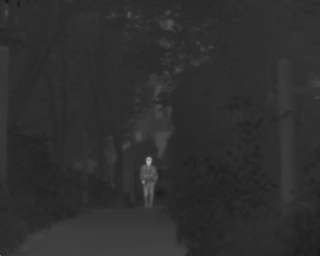
#> input picture paper-steps/data/TIR/TIR003.png, 320 x 256 px
$ jupyter execute test.ipynb   (older library calls are emulated)
#> lines starting #> are read from the running program, lines starting #| are printed output that depends on the picture
[cell 1]
import numpy as np
import matplotlib.pyplot as plt
import matplotlib.patches as patches
from PIL import Image
from skimage import transform, feature

[cell 2]
# Load image
im_t = np.array(Image.open('./data/TIR/TIR003.png'))
#> im_t is the input picture: shape (256, 320); min 23, max 177, mean 46.6

# Create figure and axes
fig,ax = plt.subplots(1)

# Display the image
ax.imshow(im_t)

# Create a Rectangle patch
rect = patches.Rectangle((138,155),20,50,linewidth=1,edgecolor='r',facecolor='none')

# Add the patch to the Axes
ax.add_patch(rect)

plt.show()

[cell 3]
# Load image
im_r = np.array(Image.open('./data/RGB/RGB003.png'))
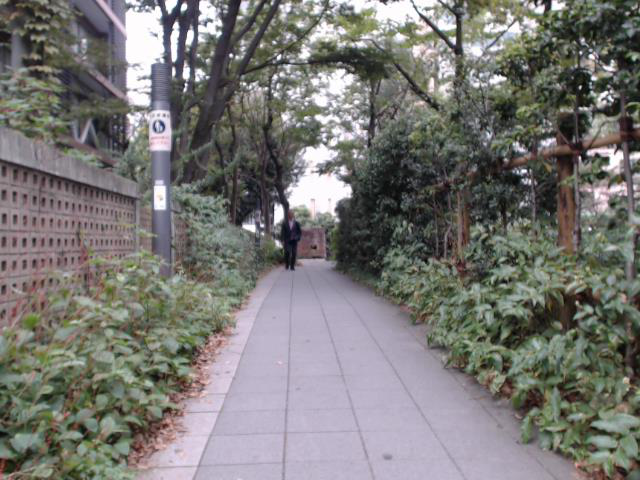
#> input picture paper-steps/data/RGB/RGB003.png, 640 x 480 px
#> im_r is the input picture: shape (480, 640, 3); mean R, G, B 120.6, 119.3, 116.4

# Create figure and axes
fig,ax = plt.subplots(1)

# Display the image
ax.imshow(im_r)

# Create a Rectangle patch
rect = patches.Rectangle((278,208),25,60,linewidth=1,edgecolor='r',facecolor='none')

# Add the patch to the Axes
ax.add_patch(rect)

plt.show()

[cell 4]
target_t = Image.open('./data/TIR/TIR003.png')
cropped_t = target_t.crop((138, 155, 158, 205))  # (left, upper, right, lower)
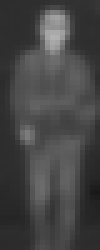
#> cropped_t: PIL image 20x50 L (shown 5 times larger); min 25, max 177, mean 68.8
target_t = np.array(cropped_t)
target_t = transform.resize(target_t,(128,64))
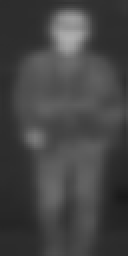
#> target_t: shape (128, 64) float64 (shown 2 times larger); min 0.0986, max 0.688, mean 0.27
print(target_t.shape)
#| (128, 64)

target_r = Image.open('./data/RGB/RGB003.png')
cropped_r = target_r.crop((278, 208, 303, 268))  # (left, upper, right, lower)
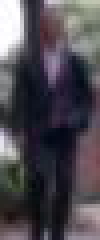
#> cropped_r: PIL image 25x60 RGB (shown 4 times larger); mean R, G, B 77.4, 73.4, 80.5
target_r = np.array(cropped_r)
target_r = transform.resize(target_r,(128,64))
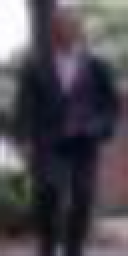
#> target_r: shape (128, 64, 3) float64 (shown 2 times larger); mean R, G, B 0.303, 0.288, 0.315
print(target_r.shape)
#| (128, 64, 3)

[cell 5]
orient = 9
pix_per_cell = 8
cell_per_block = 2

hog_day_target_r_features, hog_day_target_r = feature.hog(target_r, orientations=orient, multichannel=True,
                                                    pixels_per_cell=(pix_per_cell, pix_per_cell),
                                                    cells_per_block=(cell_per_block, cell_per_block),
                                                    visualize=True, feature_vector=False)
hog_day_target_t_features, hog_day_target_t = feature.hog(target_t, orientations=orient, multichannel=False,
                                                    pixels_per_cell=(pix_per_cell, pix_per_cell),
                                                    cells_per_block=(cell_per_block, cell_per_block),
                                                    visualize=True, feature_vector=False)

[cell 6]
fig_day, ax_day = plt.subplots(nrows=1, ncols=4, figsize = (12, 6))
ax_day[0].imshow(target_r)
ax_day[1].imshow(hog_day_target_r)
ax_day[2].imshow(target_t)
ax_day[3].imshow(hog_day_target_t)
plt.show()
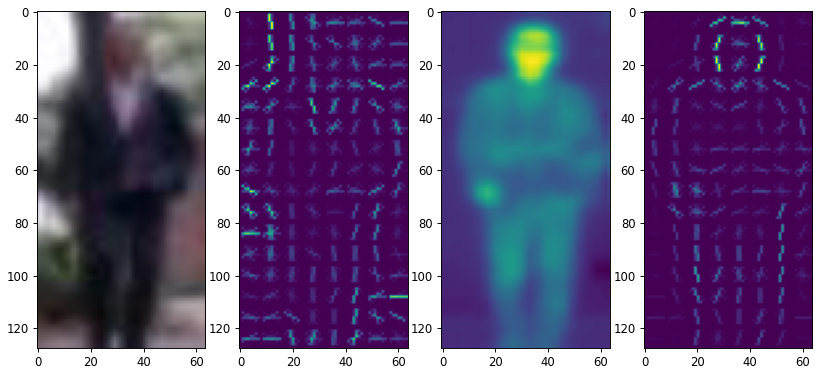
#> figure drawn by matplotlib, 4 panels

[cell 7]
print(hog_day_target_t_features.shape)
#| (15, 7, 2, 2, 9)

[cell 8]
exm_t = Image.fromarray(target_t)
exm_t = exm_t.crop((40, 8, 56, 24))  # (left, upper, right, lower)
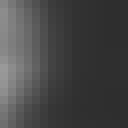
#> exm_t: PIL image 16x16 F (shown 8 times larger); min 0.181, max 0.601, mean 0.278
exm_t = np.array(exm_t)

angles = np.array([20,40,60,80,100,120,140,160,180])
fig_t, ax_t = plt.subplots(nrows=1, ncols=5, figsize = (30, 6))
ax_t[0].imshow(exm_t)
ax_t[1].bar(angles,hog_day_target_t_features[1][5][0][0], 1)
ax_t[2].bar(angles,hog_day_target_t_features[1][5][0][1], 1)
ax_t[3].bar(angles,hog_day_target_t_features[1][5][1][0], 1)
ax_t[4].bar(angles,hog_day_target_t_features[1][5][1][1], 1)
plt.show()
#> figure, not shown here; panel 2: tallest bar 0.469 high, from x = 179.5 to 180.5; panel 3: tallest bar 0.22 high, from x = 179.5 to 180.5; panel 5: tallest bar 0.15 high, from x = 19.5 to 20.5

[cell 9]
exm_r = Image.open('./data/RGB/RGB003.png')
exm_r = exm_r.crop((278, 208, 303, 268))  # (left, upper, right, lower)
exm_r = exm_r.resize((64,128))
exm_r = exm_r.crop((40, 8, 56, 24))  # (left, upper, right, lower)
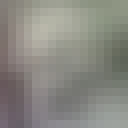
#> exm_r: PIL image 16x16 RGB (shown 8 times larger); mean R, G, B 137.2, 136.4, 129.6
exm_r = np.array(exm_r)

angles = np.array([20,40,60,80,100,120,140,160,180])
fig_r, ax_r = plt.subplots(nrows=1, ncols=5, figsize = (30, 6))
ax_r[0].imshow(exm_r)
ax_r[1].bar(angles,hog_day_target_r_features[1][5][0][0], 1)
ax_r[2].bar(angles,hog_day_target_r_features[1][5][0][1], 1)
ax_r[3].bar(angles,hog_day_target_r_features[1][5][1][0], 1)
ax_r[4].bar(angles,hog_day_target_r_features[1][5][1][1], 1)
plt.show()
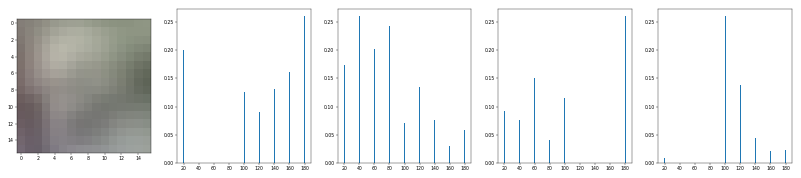
#> figure drawn by matplotlib, 5 panels; panel 3: tallest bar 0.26 high, from x = 39.5 to 40.5

[cell 10]
# Create figure and axes
fig,ax = plt.subplots(1)

# Display the image
ax.imshow(target_r)

# Create a Rectangle patch
rect = patches.Rectangle((40,80),16,16,linewidth=1,edgecolor='r',facecolor='none')

# Add the patch to the Axes
ax.add_patch(rect)

plt.show()
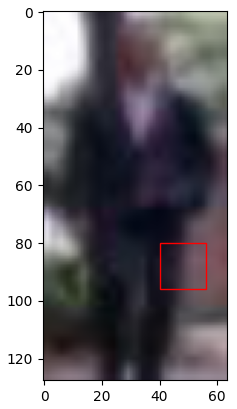
#> figure drawn by matplotlib, 1 panel
